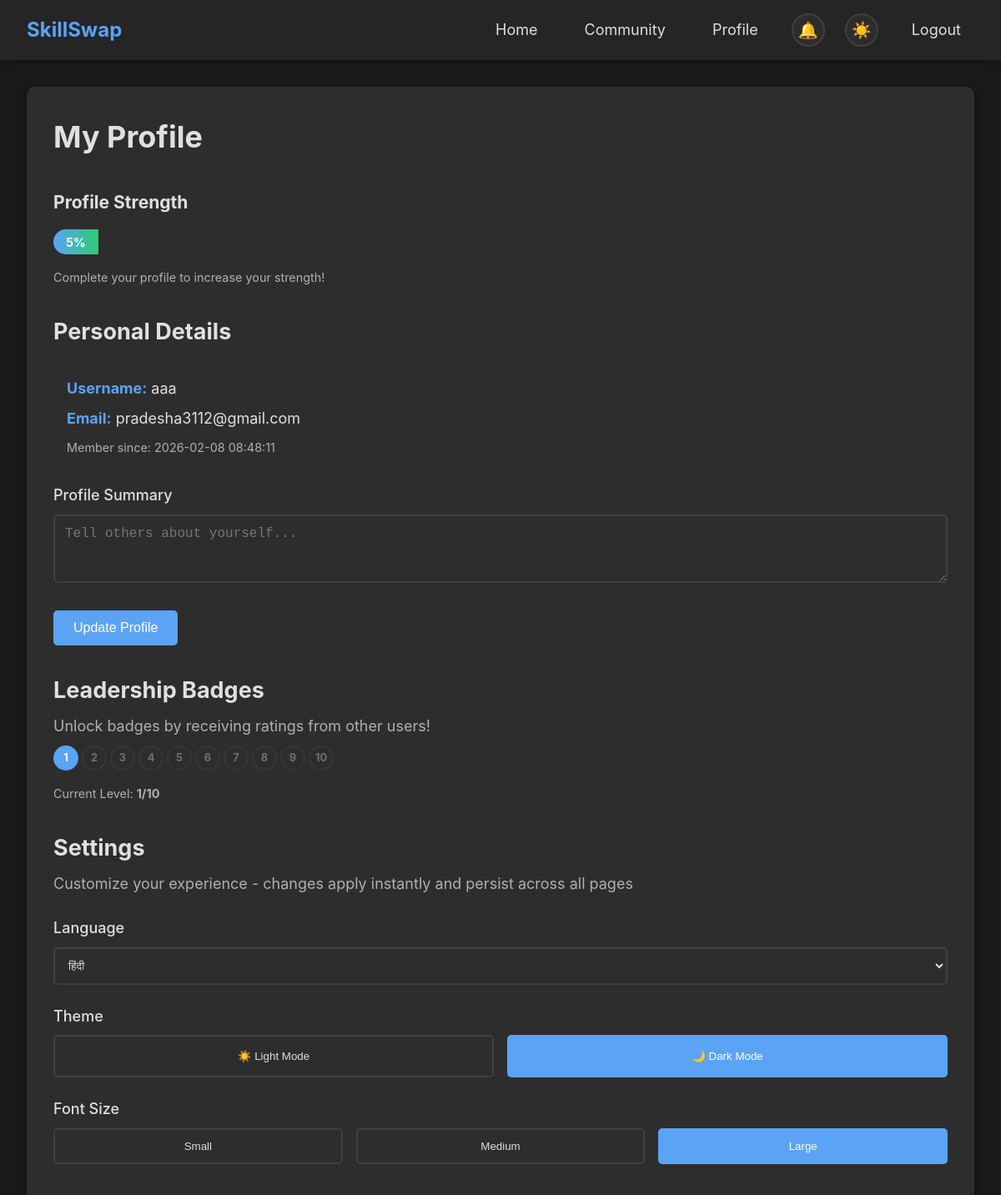
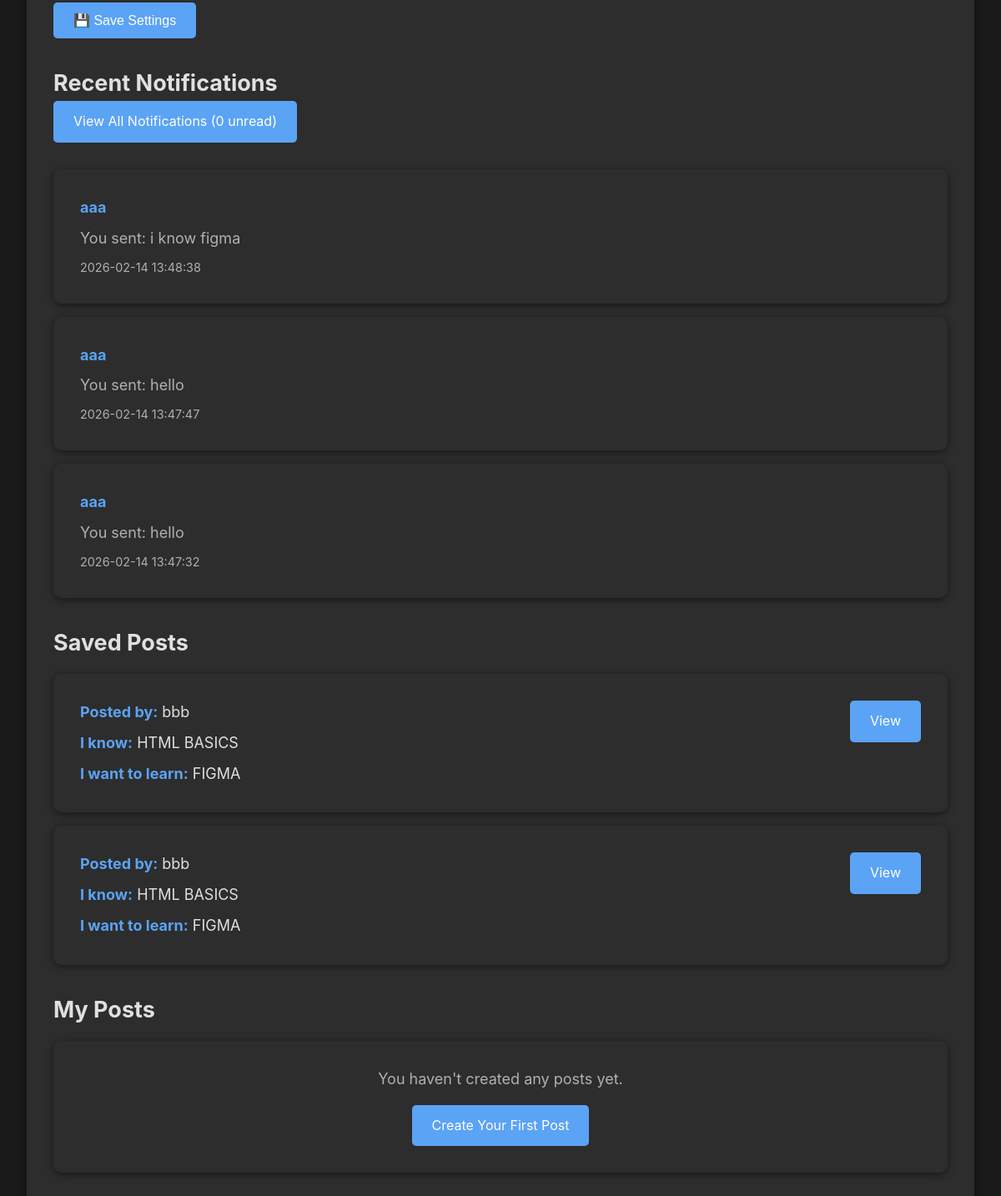
Screenshot of /profile (signed in) with the database file from the repository (2 pictures, top to bottom).
### tables this page shows
CREATE TABLE users (
        id INTEGER PRIMARY KEY AUTOINCREMENT,
        username TEXT UNIQUE NOT NULL,
        email TEXT UNIQUE NOT NULL,
        password TEXT NOT NULL,
        created_at TIMESTAMP DEFAULT CURRENT_TIMESTAMP
    , profile_summary TEXT, language TEXT DEFAULT "en", font_size TEXT DEFAULT "medium", theme TEXT DEFAULT "light", is_admin INTEGER DEFAULT 0, badge_level INTEGER DEFAULT 1);

CREATE TABLE notifications (
        id INTEGER PRIMARY KEY AUTOINCREMENT,
        user_id INTEGER NOT NULL,
        sender_id INTEGER NOT NULL,
        message_id INTEGER,
        skill_post_id INTEGER,
        notification_type TEXT DEFAULT 'message',
        message_preview TEXT,
        is_read INTEGER DEFAULT 0,
        created_at TIMESTAMP DEFAULT CURRENT_TIMESTAMP,
        FOREIGN KEY (user_id) REFERENCES users(id),
        FOREIGN KEY (sender_id) REFERENCES users(id),
        FOREIGN KEY (message_id) REFERENCES messages(id),
        FOREIGN KEY (skill_post_id) REFERENCES skills(id)
    );

CREATE TABLE skills (
        id INTEGER PRIMARY KEY AUTOINCREMENT,
        user_id INTEGER NOT NULL,
        skill_offered TEXT NOT NULL,
        skill_wanted TEXT NOT NULL,
        description TEXT,
        created_at TIMESTAMP DEFAULT CURRENT_TIMESTAMP,
        FOREIGN KEY (user_id) REFERENCES users(id)
    );

### app.py (the view)
@app.route('/profile')
@login_required
def profile():
    conn = get_db()
    c = conn.cursor()
    c.execute('SELECT * FROM users WHERE id = ?', (session['user_id'],))
    user = c.fetchone()
    c.execute('''SELECT * FROM skills
                 WHERE user_id = ?
                 ORDER BY created_at DESC''', (session['user_id'],))
    posts = c.fetchall()
    c.execute('''SELECT n.*, u.username as sender_name
                 FROM notifications n
                 JOIN users u ON n.sender_id = u.id
                 WHERE n.user_id = ?
                 ORDER BY n.created_at DESC
                 LIMIT 10''', (session['user_id'],))
    notifications_list = c.fetchall()
    c.execute('''SELECT s.*, u.username
                 FROM bookmarks b
                 JOIN skills s ON b.skill_post_id = s.id
                 JOIN users u ON s.user_id = u.id
                 WHERE b.user_id = ?
                 ORDER BY b.created_at DESC''', (session['user_id'],))
    bookmarked_posts = c.fetchall()
    c.execute('''SELECT AVG(rating) as avg_rating, COUNT(*) as rating_count
                 FROM ratings WHERE rated_user_id = ?''', (session['user_id'],))
    rating_data = c.fetchone()
    try:
        badge_level = user['badge_level'] if user['badge_level'] is not None else 1
    except (KeyError, IndexError):
        badge_level = 1
    profile_strength = calculate_profile_strength(session['user_id'])
    conn.close()
    notification_count = get_unread_notification_count(session['user_id'])
    return render_template('profile.html',
                         user=user,
                         posts=posts,
                         notifications=notifications_list,
                         bookmarked_posts=bookmarked_posts,
                         badge_level=badge_level,
                         profile_strength=profile_strength,
                         avg_rating=rating_data['avg_rating'] if rating_data['avg_rating'] else 0,
                         rating_count=rating_data['rating_count'] or 0,
                         notification_count=notification_count)

### templates/profile.html (shortened to what this page needs)
{% extends "base.html" %}
{% block content %}
<div class="card">
    <h1>My Profile</h1>
    <div style="margin-top: 2rem;">
        <h3>Profile Strength</h3>
        <div class="profile-strength-meter">
            <div class="profile-strength-fill" style="width: {{ profile_strength }}%;">
                {{ profile_strength }}%
            </div>
        </div>
        <p style="color: var(--text-secondary); font-size: 0.9rem; margin-top: 0.5rem;">
            Complete your profile to increase your strength!
        </p>
    </div>
    <div style="margin-top: 2rem;">
        <h2>Personal Details</h2>
        <div style="margin-top: 1rem; padding: 1rem; background-color: var(--bg-secondary); border-radius: 5px;">
            <p><strong style="color: var(--accent-color);">Username:</strong> {{ user.username }}</p>
            <p style="margin-top: 0.5rem;"><strong style="color: var(--accent-color);">Email:</strong> {{ user.email }}</p>
            <p style="margin-top: 0.5rem; color: var(--text-secondary); font-size: 0.9rem;">Member since: {{ user.created_at }}</p>
        </div>
        <form method="POST" action="{{ url_for('update_profile') }}" style="margin-top: 1rem;">
            <div class="form-group">
                <label for="profile_summary">Profile Summary</label>
                <textarea id="profile_summary" name="profile_summary" rows="3" placeholder="Tell others about yourself...">{{ user.profile_summary or '' }}</textarea>
            </div>
            <button type="submit" class="btn">Update Profile</button>
        </form>
    </div>
    <div style="margin-top: 2rem;">
        <h2>Leadership Badges</h2>
        <p style="color: var(--text-secondary); margin-top: 0.5rem;">Unlock badges by receiving ratings from other users!</p>
        <div class="badge-display">
            {% for i in range(1, 11) %}
            <div class="badge {% if i <= badge_level %}unlocked{% else %}locked{% endif %}" title="Badge {{ i }}">
                {{ i }}
            </div>
            {% endfor %}
        </div>
        <p style="color: var(--text-secondary); font-size: 0.9rem; margin-top: 0.5rem;">
            Current Level: <strong>{{ badge_level }}/10</strong>
        </p>
    </div>
    <div style="margin-top: 2rem;">
        <h2>Settings</h2>
        <p style="color: var(--text-secondary); margin-top: 0.5rem; margin-bottom: 1.5rem;">Customize your experience - changes apply instantly and persist across all pages</p>
        <form id="settingsForm" style="margin-top: 1rem;">
            <div class="form-group">
                <label for="language">Language</label>
                <select id="language" name="language" style="width: 100%; padding: 0.75rem; border: 2px solid var(--border-color); border-radius: 5px; background-color: var(--bg-secondary); color: var(--text-primary); cursor: pointer;">
                    <option value="hi" {% if user.language == 'hi' %}selected{% endif %}>हिंदी</option>
                </select>
            </div>
            <div class="form-group">
                <label>Theme</label>
                <div style="display: flex; gap: 1rem; margin-top: 0.5rem;">
                    <button type="button" id="themeLight" class="theme-option-btn {% if user.theme == 'light' or not user.theme %}active{% endif %}" data-theme="light" style="flex: 1; padding: 1rem; border: 2px solid var(--border-color); border-radius: 5px; background-color: var(--bg-secondary); color: var(--text-primary); cursor: pointer; transition: all 0.3s ease;">
                        ☀️ Light Mode
                    </button>
                    <button type="button" id="themeDark" class="theme-option-btn {% if user.theme == 'dark' %}active{% endif %}" data-theme="dark" style="flex: 1; padding: 1rem; border: 2px solid var(--border-color); border-radius: 5px; background-color: var(--bg-secondary); color: var(--text-primary); cursor: pointer; transition: all 0.3s ease;">
                        🌙 Dark Mode
                    </button>
                </div>
            </div>
            <div class="form-group">
                <label>Font Size</label>
                <div style="display: flex; gap: 1rem; margin-top: 0.5rem; align-items: center;">
                    <button type="button" class="font-size-btn {% if user.font_size == 'small' %}active{% endif %}" data-size="small" style="flex: 1; padding: 0.75rem; border: 2px solid var(--border-color); border-radius: 5px; background-color: var(--bg-secondary); color: var(--text-primary); cursor: pointer; transition: all 0.3s ease;">Small</button>
                    <button type="button" class="font-size-btn {% if user.font_size == 'medium' or not user.font_size %}active{% endif %}" data-size="medium" style="flex: 1; padding: 0.75rem; border: 2px solid var(--border-color); border-radius: 5px; background-color: var(--bg-secondary); color: var(--text-primary); cursor: pointer; transition: all 0.3s ease;">Medium</button>
                    <button type="button" class="font-size-btn {% if user.font_size == 'large' %}active{% endif %}" data-size="large" style="flex: 1; padding: 0.75rem; border: 2px solid var(--border-color); border-radius: 5px; background-color: var(--bg-secondary); color: var(--text-primary); cursor: pointer; transition: all 0.3s ease;">Large</button>
                </div>
            </div>
            <button type="submit" class="btn" style="margin-top: 1rem;">💾 Save Settings</button>
        </form>
    </div>
    <div style="margin-top: 2rem;">
        <h2>Recent Notifications</h2>
        <a href="{{ url_for('notifications') }}" class="btn" style="margin-bottom: 1rem;">View All Notifications ({{ notification_count }} unread)</a>
        {% if notifications %}
            {% for notif in notifications[:5] %}
            <div class="card" style="margin-top: 1rem; {% if not notif.is_read %}border-left: 4px solid var(--accent-color);{% endif %}">
                <div style="display: flex; justify-content: space-between;">
                    <div style="flex: 1;">
                        <p><strong style="color: var(--accent-color);">{{ notif.sender_name }}</strong></p>
                        <p style="margin-top: 0.5rem; color: var(--text-secondary);">
                            {% if notif.message_preview %}
                                {{ notif.message_preview }}
                            {% else %}
                                New message
                            {% endif %}
                        </p>
                        <p style="margin-top: 0.5rem; color: var(--text-secondary); font-size: 0.9rem;">{{ notif.created_at }}</p>
                    </div>
                </div>
            </div>
            {% endfor %}
        {% else %}
            <p style="color: var(--text-secondary); margin-top: 1rem;">No notifications yet.</p>
        {% endif %}
    </div>
    <div style="margin-top: 2rem;">
        <h2>Saved Posts</h2>
        {% if bookmarked_posts %}
            {% for post in bookmarked_posts %}
            <div class="card" style="margin-top: 1rem;">
                <div style="display: flex; justify-content: space-between; align-items: start;">
                    <div style="flex: 1;">
                        <p><strong style="color: var(--accent-color);">Posted by:</strong> {{ post.username }}</p>
                        <p style="margin-top: 0.5rem;"><strong style="color: var(--accent-color);">I know:</strong> {{ post.skill_offered }}</p>
                        <p style="margin-top: 0.5rem;"><strong style="color: var(--accent-color);">I want to learn:</strong> {{ post.skill_wanted }}</p>
                    </div>
                    <a href="{{ url_for('message', post_id=post.id) }}" class="btn" style="margin-left: 1rem;">View</a>
                </div>
            </div>
            {% endfor %}
        {% else %}
            <p style="color: var(--text-secondary); margin-top: 1rem;">No saved posts yet. Bookmark interesting posts from the Community page!</p>
        {% endif %}
    </div>
    <div style="margin-top: 2rem;">
        <h2>My Posts</h2>
        {% if posts %}
            {% for post in posts %}
            <div class="card" style="margin-top: 1rem;">
                <div style="display: flex; justify-content: space-between; align-items: start;">
                    <div style="flex: 1;">
                        <p><strong style="color: var(--accent-color);">I know:</strong> {{ post.skill_offered }}</p>
                        <p style="margin-top: 0.5rem;"><strong style="color: var(--accent-color);">I want to learn:</strong> {{ post.skill_wanted }}</p>
                        {% if post.description %}
                        <div style="margin-top: 1rem; padding: 1rem; background-color: var(--bg-secondary); border-radius: 5px;">
                            <p style="color: var(--text-secondary);">{{ post.description }}</p>
                        </div>
                        {% endif %}
                        <p style="margin-top: 0.5rem; color: var(--text-secondary); font-size: 0.9rem;">Posted: {{ post.created_at }}</p>
                    </div>
                    <form method="POST" action="{{ url_for('delete_post', post_id=post.id) }}" style="margin-left: 1rem;" onsubmit="return confirm('Are you sure you want to delete this post?');">
                        <button type="submit" class="btn btn-danger" style="padding: 0.5rem 1rem; font-size: 0.9rem;">Delete</button>
                    </form>
                </div>
            </div>
            {% endfor %}
        {% else %}
            <div class="card" style="text-align: center; padding: 2rem; margin-top: 1rem;">
                <p style="color: var(--text-secondary);">You haven't created any posts yet.</p>
                <a href="{{ url_for('create_post') }}" class="btn" style="margin-top: 1rem;">Create Your First Post</a>
            </div>
        {% endif %}
    </div>
</div>
{% endblock %}

### rows the page displays
users: username "aaa", email "pradesha3112@gmail.com", created_at "2026-02-08 08:48:11", language "हिंदी"
notifications: sender_name "aaa", message_preview "You sent: i know figma", created_at "2026-02-14 13:48:38"
notifications: sender_name "aaa", message_preview "You sent: hello", created_at "2026-02-14 13:47:47"
notifications: sender_name "aaa", message_preview "You sent: hello", created_at "2026-02-14 13:47:32"
skills: username "bbb", skill_offered "HTML BASICS", skill_wanted "FIGMA"
skills: username "bbb", skill_offered "HTML BASICS", skill_wanted "FIGMA"

### other values shown
{{ profile_strength }} "5"
{{ i }} "1" "2" "3" "4" "5" "6" "7" "8" "9" "10"
{{ badge_level }} "1"
{{ notification_count }} "0"
